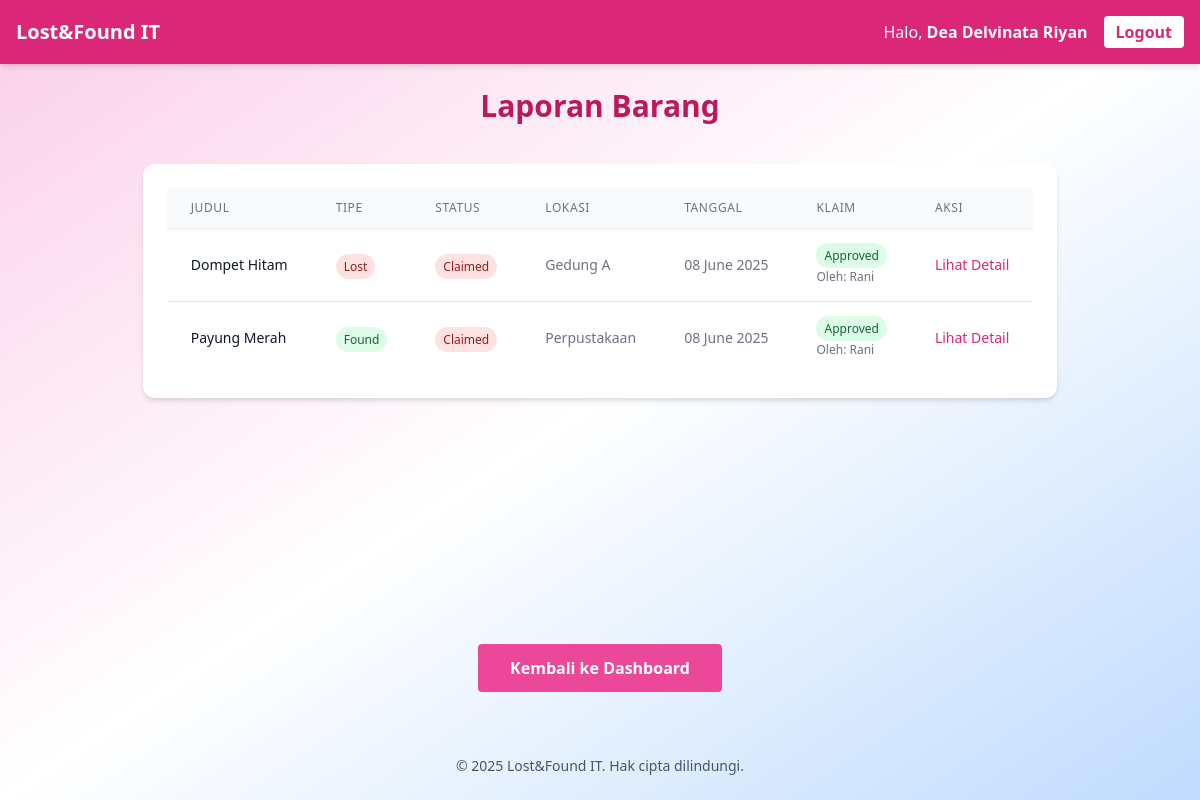
The app's page /laporan.php (signed in), older data.
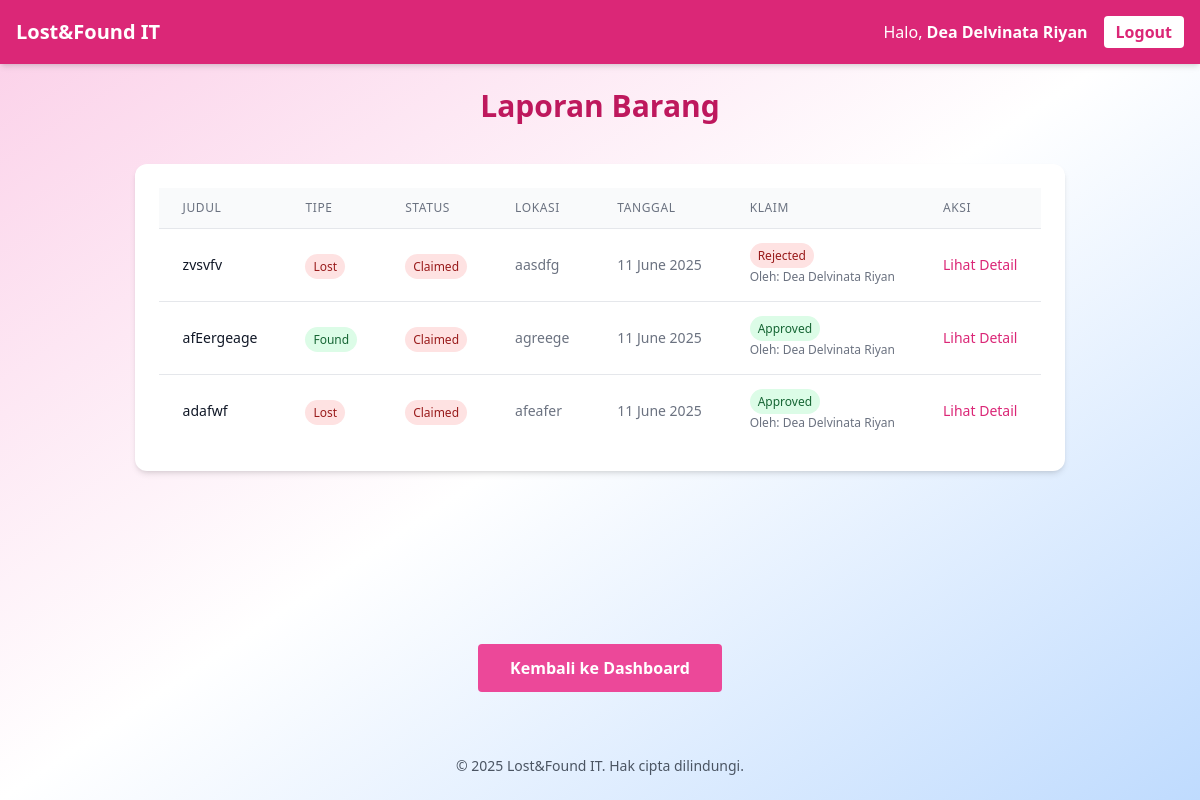
The same page, newer data.
### tables this page shows
CREATE TABLE `claims` (
  `claim_id` int(11) NOT NULL,
  `item_id` int(11) NOT NULL,
  `claimant_id` int(11) NOT NULL,
  `date_claimed` datetime DEFAULT current_timestamp(),
  `status` enum('pending','approved','rejected') DEFAULT 'pending',
  `claim_date` datetime DEFAULT current_timestamp()
);

CREATE TABLE `items` (
  `item_id` int(11) NOT NULL,
  `user_id` int(11) NOT NULL,
  `title` varchar(100) NOT NULL,
  `description` text DEFAULT NULL,
  `type` enum('lost','found') NOT NULL,
  `photo` varchar(255) DEFAULT NULL,
  `location` varchar(100) DEFAULT NULL,
  `date_reported` date DEFAULT curdate(),
  `status` enum('available','claimed') DEFAULT 'available'
);

CREATE TABLE `users` (
  `user_id` int(11) NOT NULL,
  `name` varchar(100) NOT NULL,
  `email` varchar(100) NOT NULL,
  `password` varchar(255) NOT NULL
);

### public/laporan.php (the view, shortened to what this page needs)
<?php
require_once '../includes/db.php';
try {
    $stmt = $pdo->query("
        SELECT
            i.item_id,
            i.title,
            i.description,
            i.location,
            i.type,
            i.date_reported,
            i.status,
            u.name as reporter_name,
            c.claim_id,
            c.status as claim_status,
            c.date_claimed,
            u2.name as claimant_name
        FROM items i
        JOIN users u ON i.user_id = u.user_id
        LEFT JOIN claims c ON i.item_id = c.item_id
        LEFT JOIN users u2 ON c.claimant_id = u2.user_id
        ORDER BY i.date_reported DESC
    ");
    $items = $stmt->fetchAll();
} catch (Exception $e) {
    $error = "Gagal memuat data laporan.";
    $items = [];
}
?>
<!DOCTYPE html>
<html lang="en">
<head>
    <script src="https://cdn.tailwindcss.com"></script>
</head>
<body class="bg-gradient-to-br from-pink-200 via-white to-blue-200 min-h-screen flex flex-col">
    <?php include '../includes/header.php'; ?>
    <main class="flex-grow p-6 max-w-5xl mx-auto">
        <h2 class="text-3xl font-extrabold text-center text-pink-700 mb-10 animate-fade-in-up">Laporan Barang</h2>
        <div class="bg-white p-6 rounded-xl shadow-md">
            <?php if (empty($items)): ?>
                <p class="text-gray-500 text-center py-4">Belum ada laporan barang.</p>
            <?php else: ?>
                <div class="overflow-x-auto">
                    <table class="min-w-full divide-y divide-gray-200">
                        <thead class="bg-gray-50">
                            <tr>
                                <th class="px-6 py-3 text-left text-xs font-medium text-gray-500 uppercase tracking-wider">Judul</th>
                                <th class="px-6 py-3 text-left text-xs font-medium text-gray-500 uppercase tracking-wider">Tipe</th>
                                <th class="px-6 py-3 text-left text-xs font-medium text-gray-500 uppercase tracking-wider">Status</th>
                                <th class="px-6 py-3 text-left text-xs font-medium text-gray-500 uppercase tracking-wider">Lokasi</th>
                                <th class="px-6 py-3 text-left text-xs font-medium text-gray-500 uppercase tracking-wider">Tanggal</th>
                                <th class="px-6 py-3 text-left text-xs font-medium text-gray-500 uppercase tracking-wider">Klaim</th>
                                <th class="px-6 py-3 text-left text-xs font-medium text-gray-500 uppercase tracking-wider">Aksi</th>
                            </tr>
                        </thead>
                        <tbody class="bg-white divide-y divide-gray-200">
                            <?php foreach ($items as $item): ?>
                                <tr class="hover:bg-gray-50">
                                    <td class="px-6 py-4 whitespace-nowrap">
                                        <div class="text-sm font-medium text-gray-900"><?= htmlspecialchars($item['title']) ?></div>
                                    </td>
                                    <td class="px-6 py-4 whitespace-nowrap">
                                        <span class="px-2 py-1 text-xs rounded-full <?= $item['type'] === 'lost' ? 'bg-red-100 text-red-800' : 'bg-green-100 text-green-800' ?>">
                                            <?= ucfirst($item['type']) ?>
                                        </span>
                                    </td>
                                    <td class="px-6 py-4 whitespace-nowrap">
                                        <span class="px-2 py-1 text-xs rounded-full <?= $item['status'] === 'available' ? 'bg-green-100 text-green-800' : 'bg-red-100 text-red-800' ?>">
                                            <?= ucfirst($item['status']) ?>
                                        </span>
                                    </td>
                                    <td class="px-6 py-4 whitespace-nowrap text-sm text-gray-500">
                                        <?= htmlspecialchars($item['location']) ?>
                                    </td>
                                    <td class="px-6 py-4 whitespace-nowrap text-sm text-gray-500">
                                        <?= date('d F Y', strtotime($item['date_reported'])) ?>
                                    </td>
                                    <td class="px-6 py-4 whitespace-nowrap">
                                        <?php if ($item['claim_status']): ?>
                                            <div class="text-sm">
                                                <span class="px-2 py-1 text-xs rounded-full
                                                    <?= $item['claim_status'] === 'approved' ? 'bg-green-100 text-green-800' :
                                                        ($item['claim_status'] === 'rejected' ? 'bg-red-100 text-red-800' : 'bg-yellow-100 text-yellow-800') ?>">
                                                    <?= ucfirst($item['claim_status']) ?>
                                                </span>
                                                <?php if ($item['claimant_name']): ?>
                                                    <div class="text-xs text-gray-500 mt-1">
                                                        Oleh: <?= htmlspecialchars($item['claimant_name']) ?>
                                                    </div>
                                                <?php endif; ?>
                                            </div>
                                        <?php else: ?>
                                            <span class="text-gray-400 text-sm">-</span>
                                        <?php endif; ?>
                                    </td>
                                    <td class="px-6 py-4 whitespace-nowrap text-sm font-medium">
                                        <a href="item_detail.php?id=<?= $item['item_id'] ?>"
                                           class="text-pink-600 hover:text-pink-900">Lihat Detail</a>
                                    </td>
                                </tr>
                            <?php endforeach; ?>
                        </tbody>
                    </table>
                </div>
            <?php endif; ?>
        </div>
    </main>
    <div class="w-full max-w-5xl mx-auto flex justify-center mt-6 mb-10">
        <a href="dashboard.php"
           class="bg-pink-500 hover:bg-pink-600 text-white font-bold py-3 px-8 rounded transition duration-200">
            Kembali ke Dashboard
        </a>
    </div>
    <?php include '../includes/footer.php'; ?>
</body>
</html>

### includes/header.php (shortened to what this page needs)
<?php
$userName = $_SESSION['name'] ?? '';
?>
<nav class="bg-pink-600 text-white p-4 flex justify-between items-center shadow-md">
    <h1 class="text-xl font-bold">Lost&Found IT</h1>
    <?php if (isset($_SESSION['user_id'])): ?>
        <div class="flex items-center space-x-4">
            <span>Halo, <strong><?= htmlspecialchars($userName) ?></strong></span>
            <a href="logout.php"
               class="bg-white text-pink-600 font-semibold px-3 py-1 rounded hover:bg-pink-100 transition"
               onclick="return confirm('Yakin ingin logout?')">
               Logout
            </a>
        </div>
    <?php endif; ?>
</nav>

### includes/footer.php
 <footer class="text-center text-sm text-gray-600 py-6">
    &copy; <?= date("Y") ?> Lost&Found IT. Hak cipta dilindungi.
</footer>

Row changes from the older to the newer data that the page shows:
removed claims: item.title "Dompet Hitam", item.type "Lost", item.status "Claimed", item.location "Gedung A", item.date_reported "08 June 2025", status "Approved", claimant.name "Rani"
removed claims: item.title "Payung Merah", item.type "Found", item.status "Claimed", item.location "Perpustakaan", item.date_reported "08 June 2025", status "Approved", claimant.name "Rani"
added claims: item.title "zvsvfv", item.type "Lost", item.status "Claimed", item.location "aasdfg", item.date_reported "11 June 2025", status "Rejected", claimant.name "Dea Delvinata Riyan"
added claims: item.title "afEergeage", item.type "Found", item.status "Claimed", item.location "agreege", item.date_reported "11 June 2025", status "Approved", claimant.name "Dea Delvinata Riyan"
added claims: item.title "adafwf", item.type "Lost", item.status "Claimed", item.location "afeafer", item.date_reported "11 June 2025", status "Approved", claimant.name "Dea Delvinata Riyan"
